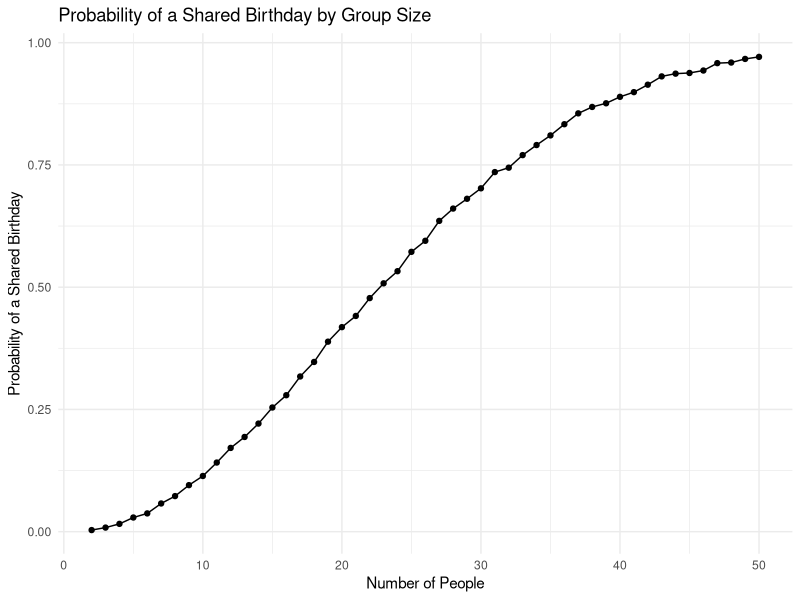

Source code (R):
## ---- chunk 1
library(tidyverse)
## ---- chunk 2
birthday_repeated = function(n_room) {
  
  birthdays = sample(1:365, size = n_room, replace = TRUE)
  
  repeated_birthdays = length(unique(birthdays)) < n_room
  
  return(repeated_birthdays)
  
}
## ---- chunk 3
birthday_results_df =
  expand_grid(
    number_of_people = 2:50,
    iter = 1:10000
  ) |> 
  mutate(
    repeated = map_lgl(number_of_people, birthday_repeated)
  )
## ---- chunk 4
birthday_results_df |> 
  group_by(number_of_people) |> 
  summarize(prob_of_repeat = mean(repeated)) |> 
  ggplot(aes(x = number_of_people, y = prob_of_repeat)) + 
  geom_point() + 
  geom_line() +
  labs(
    title = "Probability of a Shared Birthday by Group Size",
    x = "Number of People",
    y = "Probability of a Shared Birthday"
  ) +
  theme_minimal()
